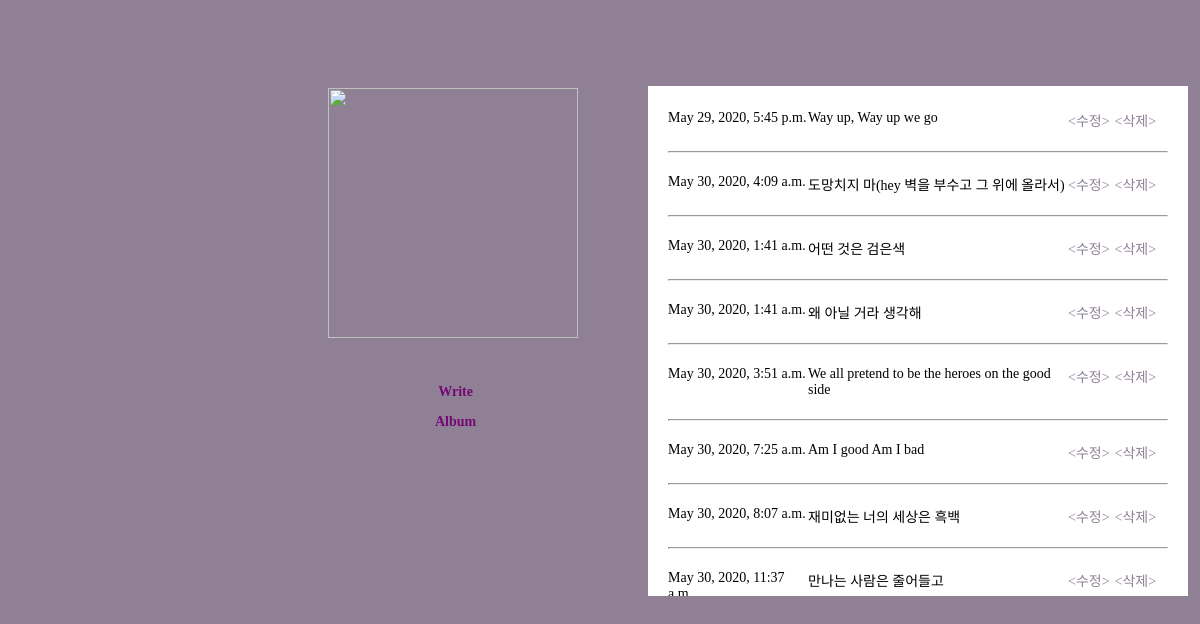
The page / on the database its author committed.
### blog/models.py (models this page shows, shortened)
class Blog(models.Model):
    title = models.CharField(max_length = 200)
    pub_date = models.DateTimeField('date published')
    body = models.TextField()

### blog/views.py (the view)
# urls.py: path('', blog.views.home, name="home"),
def home(request):
    blogs = Blog.objects.all()
    return render(request, 'home.html', {'blogs':blogs})

### blog/templates/home.html
{% load static %}
<!DOCTYPE html>
<html>
    <head>
        <link href="{% static 'css/home.css' %}" type="text/css" rel="stylesheet">
    </head>
    <body>
        <div class="container">
            <img src="{% static '배경.jpg' %}" width=250 height=250>
            <div class="link">
                <p><a href="{% url 'newblog' %}">Write</a></p>
                <p><a href="{% url 'album' %}">Album</a></p>
            </div>
            <div class="block">
                {% for blog in blogs %}
                    <div class="box">
                        <a href="{% url 'txtdetail' blog.id %}">
                        <div class="text">
                            <p id ="date">{{blog.pub_date}}</p>
                            <p id="title">{{blog.title}}</p>
                        </div>
                        </a>
                        <div class="UD">
                            <p><a href="{% url 'update' blog.id %}"><수정></a></p>
                            <p><a href="{% url 'delete' blog.id %}"><삭제></a></p>
                        </div>
                    </div>
                <hr>
                {% endfor %}
            </div>
        </div>
    </body>
</html>

### blog/static/css/home.css (style rules this page uses)
body { background-color:rgba(143, 128, 149, 1); }
.block { width: 500px; height: 500px; font-size: 14px; font-family: 'Cafe24Oneprettynight'; margin:78px 0px 0px 0px; padding: 10px 20px 0px 20px; background-color: white; overflow:scroll; overflow-x:hidden; scrollbar-face-color:#FFFFFF; scrollbar-track-color: #FFFFFF; }
.box, .text { display: flex; }
.UD { display: flex; }
.text p { display: flex; }
#date { width: 140px; }
#title { width:260px; }
a:link, a:visited { color: black; text-decoration: none; }
.container { display:flex; }
img { margin:80px 70px 100px 320px }
.link { display:block; position:absolute; left:435px; top:370px; text-align: center; font-family: 'Arvo', serif; font-size:14px; font-weight: bold; }
.link a:link, .link a:visited { color:rgb(116, 8, 116); }
.UD a:link, .UD a:visited { color:rgba(143, 128, 149, 1); }
.UD p { margin-right:5px; }

### rows shown on the page
Blog: pub_date "May 29, 2020, 5:45 p.m.", title "Way up, Way up we go"
Blog: pub_date "May 30, 2020, 4:09 a.m.", title "도망치지 마(hey 벽을 부수고 그 위에 올라서)"
Blog: pub_date "May 30, 2020, 1:41 a.m.", title "어떤 것은 검은색"
Blog: pub_date "May 30, 2020, 1:41 a.m.", title "왜 아닐 거라 생각해"
Blog: pub_date "May 30, 2020, 3:51 a.m.", title "We all pretend to be the heroes on the good side"
Blog: pub_date "May 30, 2020, 7:25 a.m.", title "Am I good Am I bad"
Blog: pub_date "May 30, 2020, 8:07 a.m.", title "재미없는 너의 세상은 흑백"
Blog: pub_date "May 30, 2020, 11:37…", title "만나는 사람은 줄어들고"
